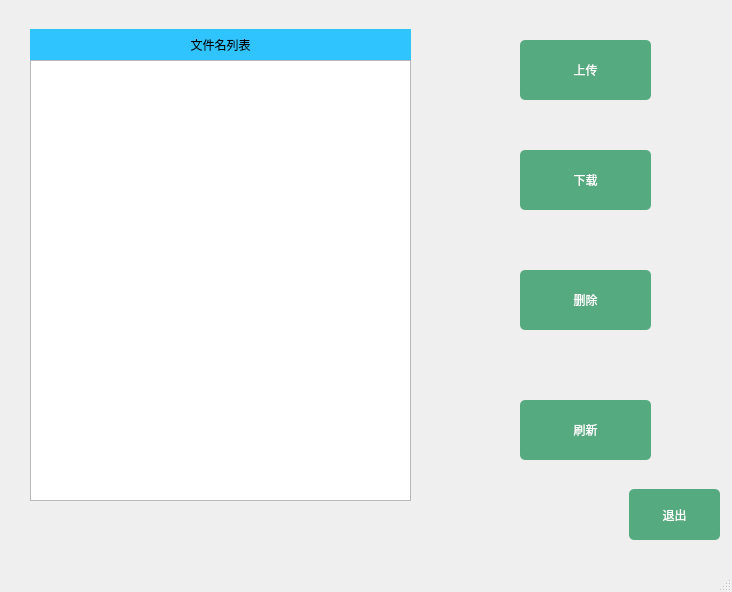
<?xml version="1.0" encoding="UTF-8"?>
<ui version="4.0">
 <class>Caozuo</class>
 <widget class="QMainWindow" name="Caozuo">
  <property name="geometry">
   <rect>
    <x>0</x>
    <y>0</y>
    <width>732</width>
    <height>592</height>
   </rect>
  </property>
  <property name="windowTitle">
   <string>MainWindow</string>
  </property>
  <property name="styleSheet">
   <string notr="true"/>
  </property>
  <widget class="QWidget" name="centralwidget">
   <widget class="QPushButton" name="upload">
    <property name="geometry">
     <rect>
      <x>520</x>
      <y>40</y>
      <width>131</width>
      <height>60</height>
     </rect>
    </property>
    <property name="styleSheet">
     <string notr="true">font:75 20pt &quot;黑体&quot;;
color:white;
background-color:rgb(85,170,127);
border-radius:5px;</string>
    </property>
    <property name="text">
     <string>上传</string>
    </property>
    <property name="iconSize">
     <size>
      <width>16</width>
      <height>16</height>
     </size>
    </property>
   </widget>
   <widget class="QPushButton" name="download">
    <property name="geometry">
     <rect>
      <x>520</x>
      <y>150</y>
      <width>131</width>
      <height>60</height>
     </rect>
    </property>
    <property name="styleSheet">
     <string notr="true">font:75 20pt &quot;黑体&quot;;
color:white;
background-color:rgb(85,170,127);
border-radius:5px;</string>
    </property>
    <property name="text">
     <string>下载</string>
    </property>
   </widget>
   <widget class="QPushButton" name="delete_ui">
    <property name="geometry">
     <rect>
      <x>520</x>
      <y>270</y>
      <width>131</width>
      <height>60</height>
     </rect>
    </property>
    <property name="styleSheet">
     <string notr="true">font:75 20pt &quot;黑体&quot;;
color:white;
background-color:rgb(85,170,127);
border-radius:5px;</string>
    </property>
    <property name="text">
     <string>删除</string>
    </property>
    <property name="iconSize">
     <size>
      <width>16</width>
      <height>16</height>
     </size>
    </property>
   </widget>
   <widget class="QPushButton" name="flush">
    <property name="geometry">
     <rect>
      <x>520</x>
      <y>400</y>
      <width>131</width>
      <height>60</height>
     </rect>
    </property>
    <property name="styleSheet">
     <string notr="true">font:75 20pt &quot;黑体&quot;;
color:white;
background-color:rgb(85,170,127);
border-radius:5px;</string>
    </property>
    <property name="text">
     <string>刷新</string>
    </property>
    <property name="iconSize">
     <size>
      <width>16</width>
      <height>16</height>
     </size>
    </property>
   </widget>
   <widget class="QPushButton" name="cancel_ui">
    <property name="geometry">
     <rect>
      <x>629</x>
      <y>489</y>
      <width>91</width>
      <height>51</height>
     </rect>
    </property>
    <property name="styleSheet">
     <string notr="true">font:75 20pt &quot;黑体&quot;;
color:white;
background-color:rgb(85,170,127);
border-radius:5px;</string>
    </property>
    <property name="text">
     <string>退出</string>
    </property>
    <property name="iconSize">
     <size>
      <width>16</width>
      <height>16</height>
     </size>
    </property>
   </widget>
   <widget class="QListWidget" name="list_filenames">
    <property name="geometry">
     <rect>
      <x>30</x>
      <y>60</y>
      <width>381</width>
      <height>441</height>
     </rect>
    </property>
    <property name="styleSheet">
     <string notr="true">border-color: rgb(225, 222, 255);
font: 14pt &quot;黑体&quot;;
font-weight:bold;</string>
    </property>
   </widget>
   <widget class="QLabel" name="label">
    <property name="geometry">
     <rect>
      <x>30</x>
      <y>29</y>
      <width>381</width>
      <height>31</height>
     </rect>
    </property>
    <property name="styleSheet">
     <string notr="true">color: rgb(0, 0, 0);
font: 18pt &quot;黑体&quot;;
font-weighr:bold;
background-color: qlineargradient(spread:pad, x1:0, y1:0, x2:1, y2:0.04, stop:0.0625 rgba(48, 196, 255, 255));
</string>
    </property>
    <property name="text">
     <string>文件名列表</string>
    </property>
    <property name="alignment">
     <set>Qt::AlignCenter</set>
    </property>
   </widget>
  </widget>
  <widget class="QStatusBar" name="statusbar"/>
 </widget>
 <resources/>
 <connections>
  <connection>
   <sender>upload</sender>
   <signal>clicked()</signal>
   <receiver>Caozuo</receiver>
   <slot>put()</slot>
   <hints>
    <hint type="sourcelabel">
     <x>603</x>
     <y>100</y>
    </hint>
    <hint type="destinationlabel">
     <x>593</x>
     <y>234</y>
    </hint>
   </hints>
  </connection>
  <connection>
   <sender>download</sender>
   <signal>clicked()</signal>
   <receiver>Caozuo</receiver>
   <slot>get()</slot>
   <hints>
    <hint type="sourcelabel">
     <x>594</x>
     <y>190</y>
    </hint>
    <hint type="destinationlabel">
     <x>586</x>
     <y>545</y>
    </hint>
   </hints>
  </connection>
  <connection>
   <sender>flush</sender>
   <signal>clicked()</signal>
   <receiver>Caozuo</receiver>
   <slot>refresh()</slot>
   <hints>
    <hint type="sourcelabel">
     <x>573</x>
     <y>417</y>
    </hint>
    <hint type="destinationlabel">
     <x>529</x>
     <y>494</y>
    </hint>
   </hints>
  </connection>
  <connection>
   <sender>delete_ui</sender>
   <signal>clicked()</signal>
   <receiver>Caozuo</receiver>
   <slot>remove()</slot>
   <hints>
    <hint type="sourcelabel">
     <x>618</x>
     <y>301</y>
    </hint>
    <hint type="destinationlabel">
     <x>712</x>
     <y>293</y>
    </hint>
   </hints>
  </connection>
  <connection>
   <sender>cancel_ui</sender>
   <signal>clicked()</signal>
   <receiver>Caozuo</receiver>
   <slot>cancel()</slot>
   <hints>
    <hint type="sourcelabel">
     <x>668</x>
     <y>538</y>
    </hint>
    <hint type="destinationlabel">
     <x>670</x>
     <y>471</y>
    </hint>
   </hints>
  </connection>
 </connections>
 <slots>
  <slot>put()</slot>
  <slot>get()</slot>
  <slot>refresh()</slot>
  <slot>remove()</slot>
  <slot>cancel()</slot>
 </slots>
</ui>
